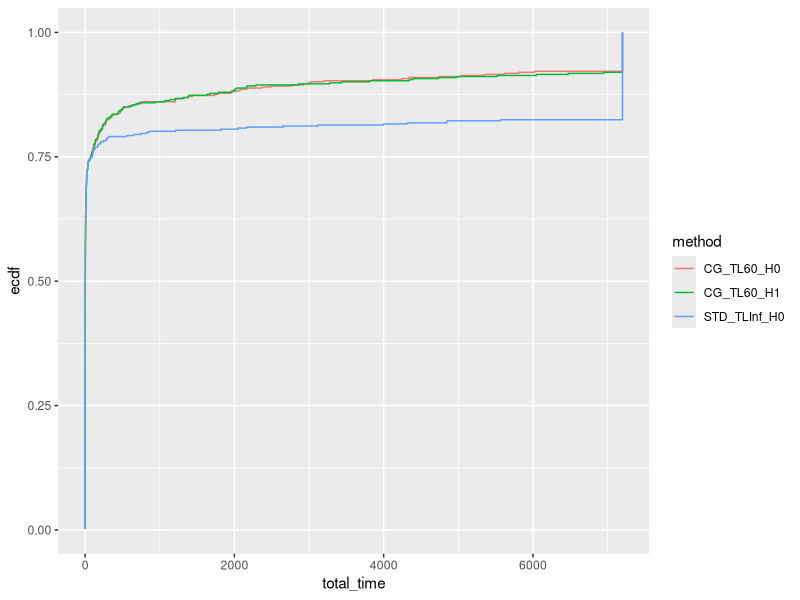
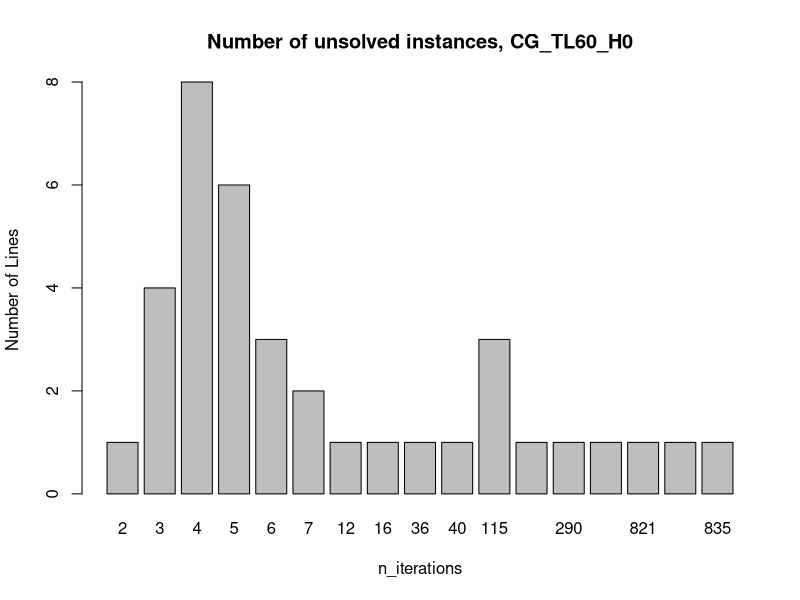
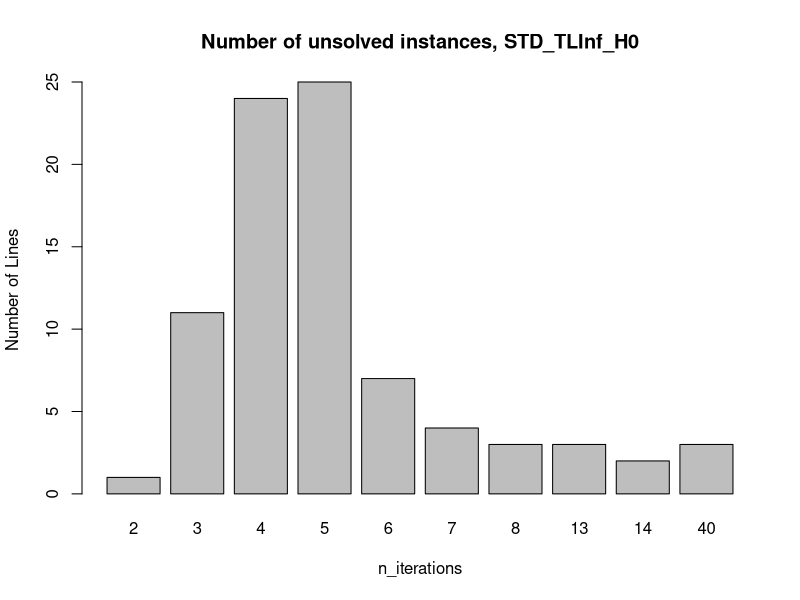
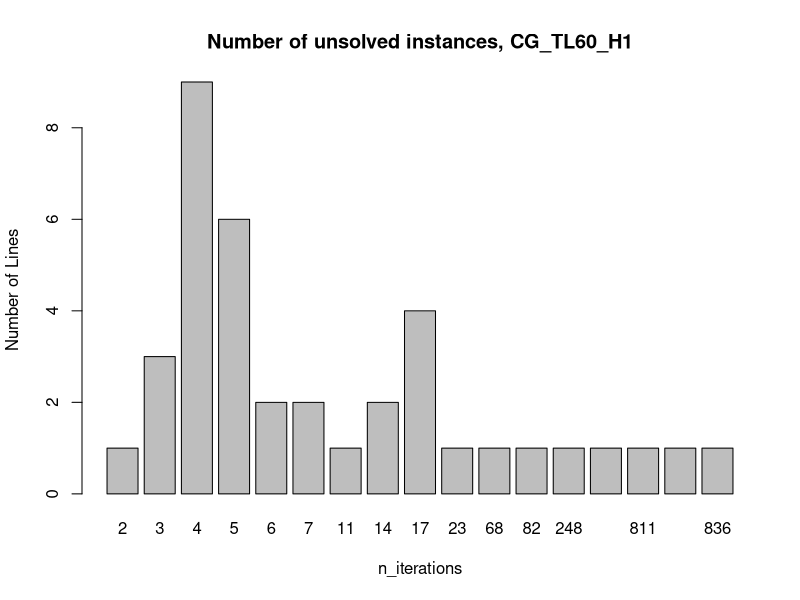
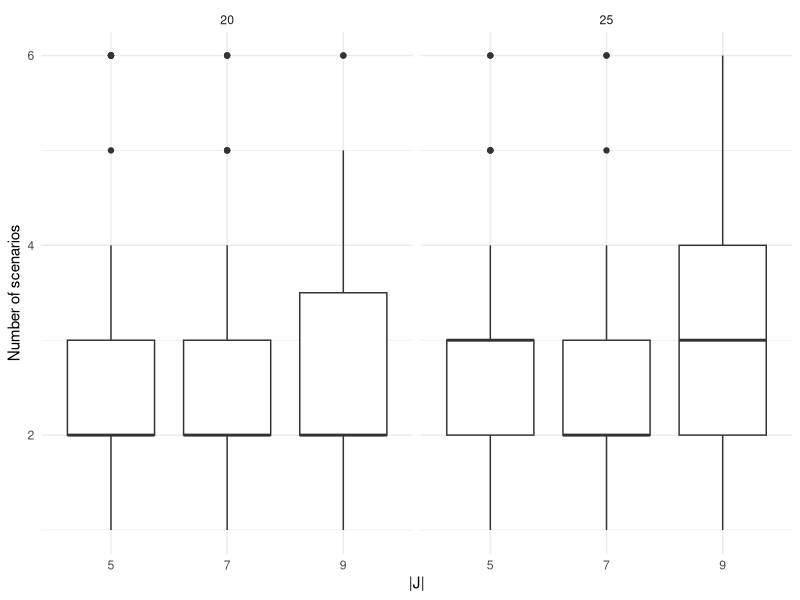
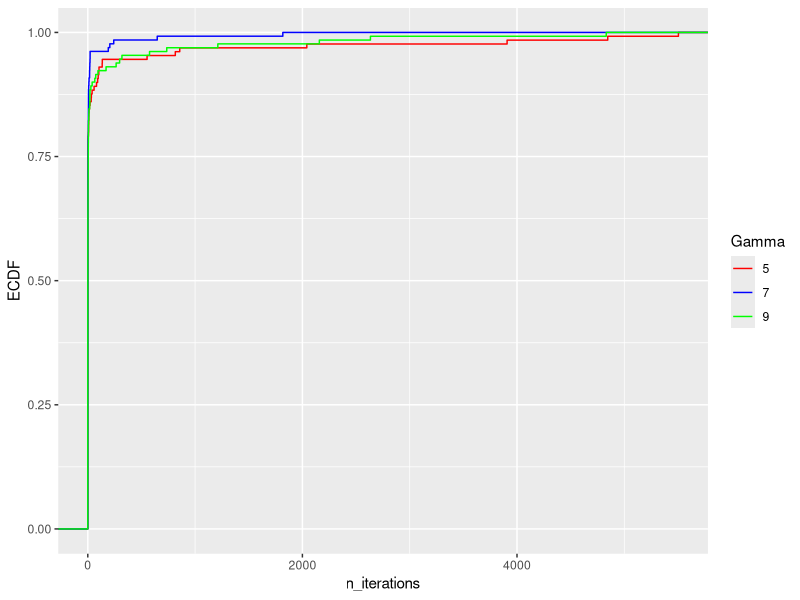

These charts were generated, in order, by the following R code:
## ---- chunk 1
library(rmarkdown)
library(kableExtra)
library(tidyr)
library(ggplot2)
library(dplyr)
## ---- chunk 2
data = read.csv("results.csv", header = FALSE)
colnames(data) = c("tag", "instance", "standard_phase_time_limit", "master_solver", "status", "reason", "has_large_scaled", "n_iterations", "total_time", "master_time", "adversarial_time", "best_bound", "best_obj", "relative_gap", "absolute_gap", "adversarial_unexpected_status",  "with_heuristic", "with_non_optimal_pricing", "n_jobs", "Gamma", "blank")
data = data[, !(names(data) %in% c("tag", "blank"))]
data[data$total_time > 7200,]$total_time = 7200
#data = data[data$n_jobs == 25,]
paged_table(data)
## ---- chunk 3
data$method = paste0(data$master_solver, "_TL", data$standard_phase_time_limit, "_H", data$with_heuristic)
unique(data$method)
data = data[data$method != "STD_TLInf_H1" & data$method != "CG_TL120_H0" & data$method != "CG_TL120_H1",]
## ---- chunk 4
ggplot(data, aes(x = total_time, col = method)) + stat_ecdf(pad = FALSE) + coord_cartesian(xlim = c(0,7200))
## ---- chunk 5
library(dplyr)

data_with_ecdf = data %>%
  group_by(method) %>%
  arrange(total_time) %>%
  mutate(ecdf_value = ecdf(total_time)(total_time)) %>%
  ungroup()

for (method in unique(data_with_ecdf$method)) {
  output = data_with_ecdf[data_with_ecdf$method == method,]
  output = output[,c("total_time", "ecdf_value")]
  output$log_total_time = log10(output$total_time)
  output = output[output$total_time < 7200,]
  write.csv(output, file = paste0(method, ".csv"), row.names = FALSE)
}
## ---- chunk 6
for (method in unique(data_with_ecdf$method)) {
  filtered_data <- data[data$method == method,] %>%
    filter(total_time == 7200) %>%
    group_by(n_iterations) %>%
    summarize(count = n()) %>%
    ungroup()
  
  # Create a bar plot
  barplot(filtered_data$count, names.arg = filtered_data$n_iterations, xlab = "n_iterations", ylab = "Number of Lines",  main = paste0("Number of unsolved instances, ", method))
}
## ---- chunk 7
# Calculate the summary statistics for instances with total_time < 7200
summary_data_lt_7200 <- data %>%
  filter(total_time < 7200) %>%
  group_by(n_jobs, Gamma, method) %>%
  summarize(
    avg_total_time = mean(total_time, na.rm = TRUE),
    avg_master_time = mean(master_time, na.rm = TRUE),
    avg_adversarial_time = mean(adversarial_time, na.rm = TRUE),
    avg_n_iterations = mean(n_iterations, na.rm = TRUE),
    sum_has_large_scaled = sum(has_large_scaled),
    num_lines = n()
  ) %>%
  ungroup() %>%
  arrange(n_jobs, Gamma, method)

# Calculate the summary statistics for instances with total_time >= 7200
summary_data_ge_7200 <- data %>%
  filter(total_time >= 7200) %>%
  group_by(n_jobs, Gamma, method) %>%
  summarize(
    avg_n_iterations_unsolved = mean(n_iterations, na.rm = TRUE),
    num_lines_unsolved = n()
  ) %>%
  ungroup() %>%
  arrange(n_jobs, Gamma, method)

# Transpose the data for method to be above the table
transposed_data_lt_7200 <- summary_data_lt_7200 %>%
  pivot_wider(names_from = method, values_from = avg_total_time:num_lines)

transposed_data_ge_7200 <- summary_data_ge_7200 %>%
  pivot_wider(names_from = method, values_from = avg_n_iterations_unsolved:num_lines_unsolved) %>%
  select(-n_jobs, -Gamma)

# Create a table using kable
summary_table <- cbind(
  transposed_data_lt_7200,
  transposed_data_ge_7200
) %>%
  kable() %>%
  kable_styling(full_width = FALSE, position = "center")

# Print the table
summary_table
## ---- chunk 8
library(ggplot2)

ccg = data[data$method == "STD_TLInf_H0" & data$total_time < 7200,]

ggplot(ccg, aes(x = as.factor(Gamma), y = n_iterations)) +
  geom_boxplot() +
  facet_grid(. ~ n_jobs) +
  labs(x = "|J|", y = "Number of scenarios") +
  theme_minimal()

ggplot(ccg, aes(x = master_time, color = factor(Gamma))) +
  stat_ecdf(geom = "step") +
  xlab("n_iterations") +
  ylab("ECDF") +
  labs(color = "Gamma") +
  scale_color_manual(values = c("red", "blue", "green")) # You can specify your own colors

## ---- chunk 9
library(dplyr)

result <- data[data$total_time < 7200,] %>%
  group_by(instance, Gamma) %>%
  summarize(same_best_obj = sd(best_obj))

result
## ---- chunk 10
data[data$total_time < 7200 & data$adversarial_unexpected_status != "" & data$with_heuristic == TRUE,]
